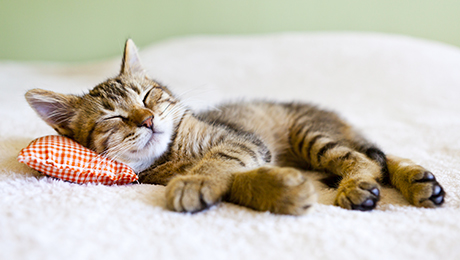
#> input picture area51/examen/gatito.jpg, 460 x 260 px
$ python examen_live.py
#> lines starting #> are read from the running program, lines starting #| are printed output that depends on the picture; after the words box and inside, x2 and y2 are one past the last pixel; in counts of white or black regions, pixels touching at a corner belong together
from PIL import Image, ImageDraw

#  r0,  r1,    r2,   r3, rn
# [10, 100, 24823, 3054,  0]
rojos = [0 for _ in range(256)]
verdes = [0 for _ in range(256)]
azules = [0 for _ in range(256)]

imagen = Image.open('gatito.jpg')
#> imagen is the input picture: PIL image 460x260 RGB; mean R, G, B 199.4, 193, 179.7
pixeles = imagen.getdata()
#       = [(0, 0, 0), (0, 0, 0), ...]

for rojo, verde, azul in pixeles:
    rojos[rojo] += 1
    verdes[verde] += 1
    azules[azul] += 1
#> this loop made 119600 passes
#> (rojo, verde, azul) on passes 1 to 3: (165, 187, 138), (166, 186, 133), (168, 188, 135)
#> after the loop, azules = 256 values, max 2566 at index 233, min 122 at index 26, mean 467.2; rojos = 256 values, max 4212 at index 233, min 9 at index 2, mean 467.2; verdes = 256 values, max 4182 at index 232, min 16 at index 253, mean 467.2


def histograma(colores, nombre):
#> called with nombre = 'rojo'
    lienzo = Image.new('RGB', (255, 255))
#> lienzo: PIL image 255x255 RGB; every value is 0
    lapiz = ImageDraw.Draw(lienzo)
    maximo_valor = max(colores)
#> maximo_valor = 4212

    for color, valor in enumerate(colores):
        altura = valor/maximo_valor * 255
        lapiz.line(
            [(color, 255), (color, 255 - altura)],
            'white',
            1
        )
#> this loop made 256 passes
#> (valor, altura) on passes 1 to 3: (49, 2.97), (21, 1.27), (9, 0.545)

    lienzo.save('{}.bmp'.format(nombre))
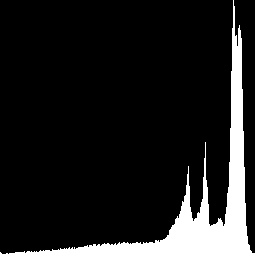
#> saved as rojo.bmp: PIL image 255x255 RGB; 11.3% white; 1 white region, box (x1, y1, x2, y2) and area: (0, 0, 255, 255) 7361


histograma(rojos, 'rojo')
histograma(verdes, 'verde')
#> call 2 of histograma, with nombre = 'verde'
#> in histograma (call 2), `maximo_valor = max(colores)`: maximo_valor = 4182
#> the loop in histograma (call 2), `for color, valor in enumerate(colores):` made 256 passes
#> (valor, altura) on passes 1 to 3: (157, 9.57), (88, 5.37), (58, 3.54)
#> in histograma (call 2), `lienzo.save('{}.bmp'.format(nombre))`:
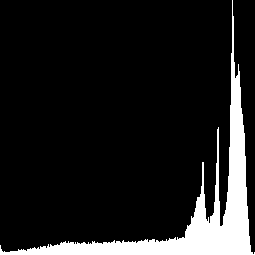
#> saved as verde.bmp: PIL image 255x255 RGB; 11.4% white; 1 white region, box (x1, y1, x2, y2) and area: (0, 0, 255, 255) 7424
histograma(azules, 'azul')
#> call 3 of histograma, with nombre = 'azul'
#> in histograma (call 3), `maximo_valor = max(colores)`: maximo_valor = 2566
#> the loop in histograma (call 3), `for color, valor in enumerate(colores):` made 256 passes
#> (valor, altura) on passes 1 to 3: (1313, 130.5), (726, 72.15), (723, 71.85)
#> in histograma (call 3), `lienzo.save('{}.bmp'.format(nombre))`:
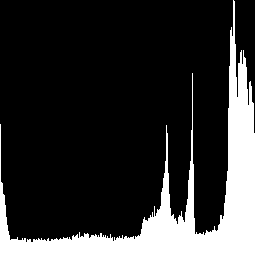
#> saved as azul.bmp: PIL image 255x255 RGB; 18.3% white; 1 white region, box (x1, y1, x2, y2) and area: (0, 0, 255, 255) 11920
